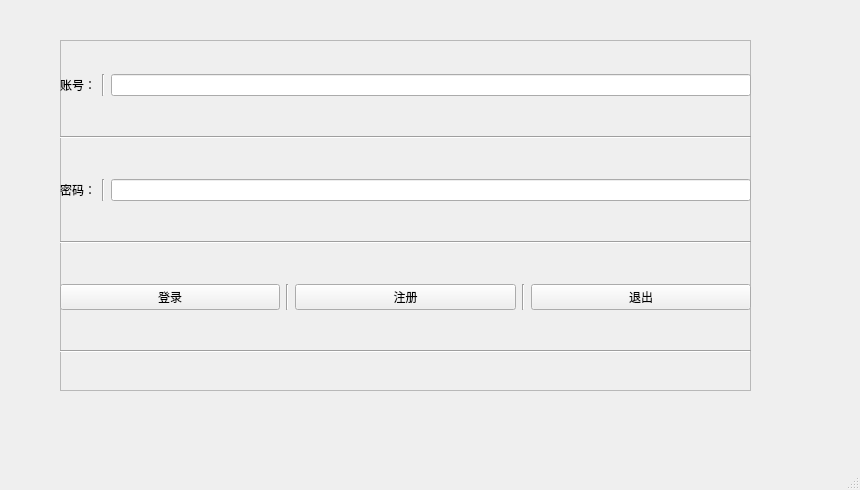
<?xml version="1.0" encoding="UTF-8"?>
<ui version="4.0">
    <class>LoginWindow</class>
    <widget class="QMainWindow" name="LoginWindow">
        <property name="geometry">
            <rect>
                <x>0</x>
                <y>0</y>
                <width>860</width>
                <height>490</height>
            </rect>
        </property>
        <property name="windowTitle">
            <string>MainWindow</string>
        </property>
        <widget class="QWidget" name="centralwidget">
            <widget class="QFrame" name="frame">
                <property name="geometry">
                    <rect>
                        <x>60</x>
                        <y>40</y>
                        <width>691</width>
                        <height>351</height>
                    </rect>
                </property>
                <property name="frameShape">
                    <enum>QFrame::StyledPanel</enum>
                </property>
                <property name="frameShadow">
                    <enum>QFrame::Raised</enum>
                </property>
                <widget class="QWidget" name="verticalLayoutWidget">
                    <property name="geometry">
                        <rect>
                            <x>0</x>
                            <y>0</y>
                            <width>691</width>
                            <height>351</height>
                        </rect>
                    </property>
                    <layout class="QVBoxLayout" name="verticalLayout">
                        <item>
                            <layout class="QHBoxLayout" name="horizontalLayout">
                                <item>
                                    <widget class="QLabel" name="label">
                                        <property name="text">
                                            <string>账号：</string>
                                        </property>
                                    </widget>
                                </item>
                                <item>
                                    <widget class="Line" name="line">
                                        <property name="orientation">
                                            <enum>Qt::Vertical</enum>
                                        </property>
                                    </widget>
                                </item>
                                <item>
                                    <widget class="QLineEdit" name="user_name_line_edit"/>
                                </item>
                            </layout>
                        </item>
                        <item>
                            <widget class="Line" name="line_5">
                                <property name="orientation">
                                    <enum>Qt::Horizontal</enum>
                                </property>
                            </widget>
                        </item>
                        <item>
                            <layout class="QHBoxLayout" name="horizontalLayout_2">
                                <item>
                                    <widget class="QLabel" name="label_2">
                                        <property name="text">
                                            <string>密码：</string>
                                        </property>
                                    </widget>
                                </item>
                                <item>
                                    <widget class="Line" name="line_2">
                                        <property name="orientation">
                                            <enum>Qt::Vertical</enum>
                                        </property>
                                    </widget>
                                </item>
                                <item>
                                    <widget class="QLineEdit" name="password_line_edit"/>
                                </item>
                            </layout>
                        </item>
                        <item>
                            <widget class="Line" name="line_6">
                                <property name="orientation">
                                    <enum>Qt::Horizontal</enum>
                                </property>
                            </widget>
                        </item>
                        <item>
                            <layout class="QHBoxLayout" name="horizontalLayout_3">
                                <item>
                                    <widget class="QPushButton" name="sign_in_button">
                                        <property name="text">
                                            <string>登录</string>
                                        </property>
                                    </widget>
                                </item>
                                <item>
                                    <widget class="Line" name="line_3">
                                        <property name="orientation">
                                            <enum>Qt::Vertical</enum>
                                        </property>
                                    </widget>
                                </item>
                                <item>
                                    <widget class="QPushButton" name="register_button">
                                        <property name="text">
                                            <string>注册</string>
                                        </property>
                                    </widget>
                                </item>
                                <item>
                                    <widget class="Line" name="line_7">
                                        <property name="orientation">
                                            <enum>Qt::Vertical</enum>
                                        </property>
                                    </widget>
                                </item>
                                <item>
                                    <widget class="QPushButton" name="exit_button">
                                        <property name="text">
                                            <string>退出</string>
                                        </property>
                                    </widget>
                                </item>
                            </layout>
                        </item>
                        <item>
                            <widget class="Line" name="line_4">
                                <property name="orientation">
                                    <enum>Qt::Horizontal</enum>
                                </property>
                            </widget>
                        </item>
                    </layout>
                </widget>
            </widget>
        </widget>
        <widget class="QStatusBar" name="statusbar"/>
    </widget>
    <resources/>
    <connections/>
</ui>
